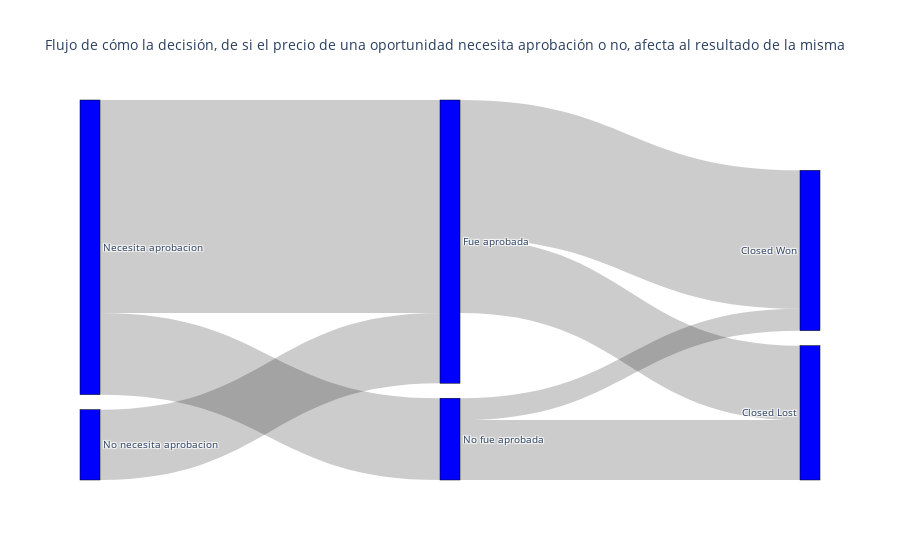

Write notebook code for a chart like this one.
### Code cell
import plotly.graph_objects as go
fig = go.Figure(data=[go.Sankey(
    node = dict(
      pad = 15,
      thickness = 20,
      line = dict(color = "black", width = 0.5),
       label = ["No necesita aprobacion", \
               "Necesita aprobacion", \
               "No fue aprobada",\
               "Fue aprobada",\
               "Closed Won",\
               "Closed Lost"],
      color = "blue"
    ),
    link = dict(
      source = [0, 0, 1, 1, 2, 2, 3, 3],
      target = [2, 3, 2, 3, 4, 5, 4, 5],
      value = [0,\
               3254,\
              3782,\
              9847,\
              1011,\
              2771,\
              6404,\
              3443]
  ))])

fig.update_layout(title_text="Flujo de cómo la decisión, de si el precio de una oportunidad necesita aprobación o no, afecta al resultado de la misma", font_size=10)
fig.show()

### Figure 1 — Plotly figure (JSON) as saved in the notebook; plotly's stock layout.template omitted (floating-point values rounded to 4 significant figures)
{"data": [{"link": {"source": [0, 0, 1, 1, 2, 2, 3, 3], "target": [2, 3, 2, 3, 4, 5, 4, 5], "value": [0, 3254, 3782, 9847, 1011, 2771, 6404, 3443]}, "node": {"color": "blue", "label": ["No necesita aprobacion", "Necesita aprobacion", "No fue aprobada", "Fue aprobada", "Closed Won", "Closed Lost"], "line": {"color": "black", "width": 0.5}, "pad": 15, "thickness": 20}, "type": "sankey"}], "layout": {"font": {"size": 10}, "title": {"text": "Flujo de cómo la decisión, de si el precio de una oportunidad necesita aprobación o no, afecta al resultado de la misma"}}}
